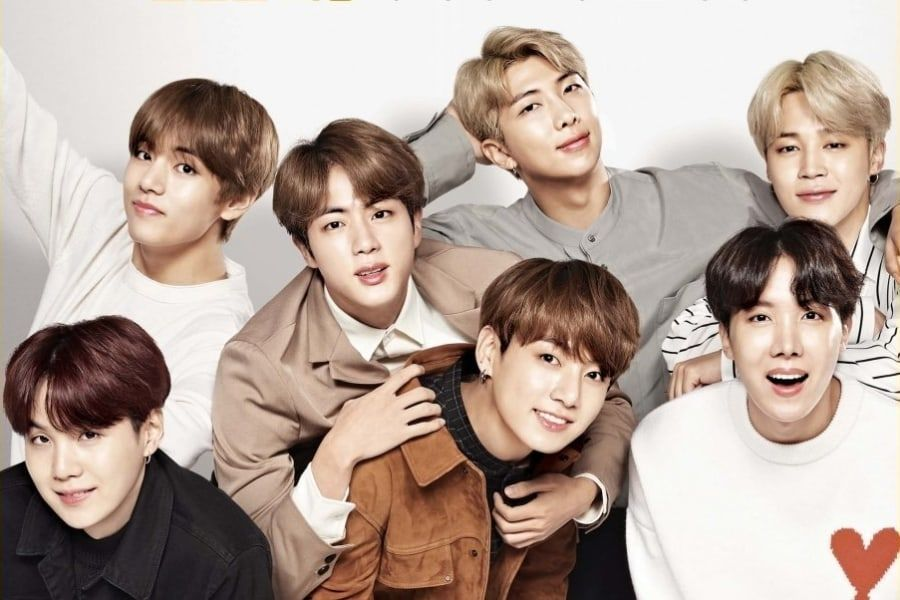
#> input picture day14cv/bts.jpg, 900 x 600 px
$ python mycv03.py
#> lines starting #> are read from the running program, lines starting #| are printed output that depends on the picture
import cv2

# 이미지 읽기
img = cv2.imread('bts.jpg', cv2.IMREAD_GRAYSCALE)
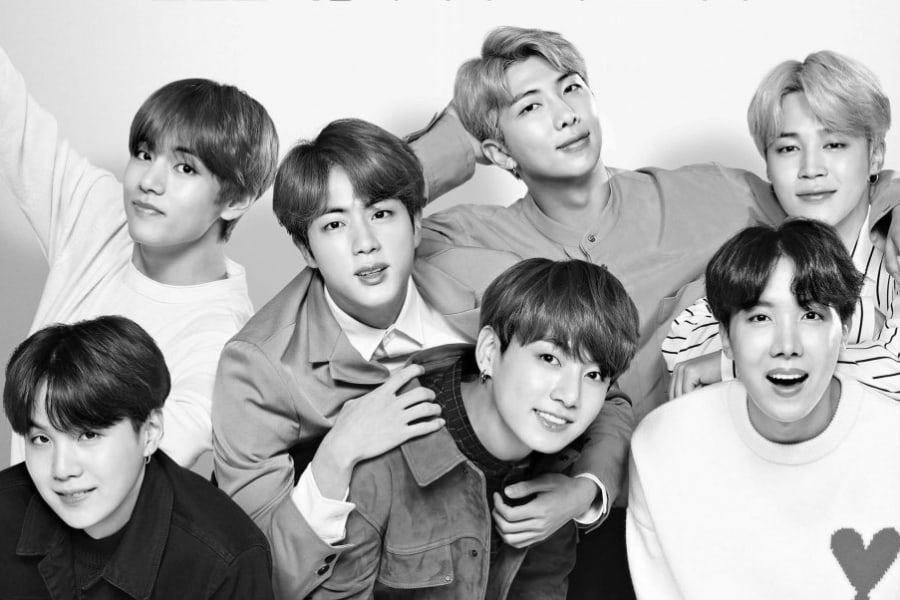
#> img: shape (600, 900); min 0, max 255, mean 167.1

img2 = cv2.resize(img, (28,28))
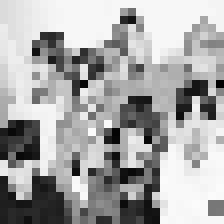
#> img2: shape (28, 28) (shown 8 times larger); min 3, max 251, mean 167.5


print(img)
#> (printed output is left out)
print("shape:", img.shape)
#| shape: (600, 900)

# 이미지 화면에 표시
cv2.imshow('Image', img)
cv2.waitKey()
# 이미지 윈도우 삭제
cv2.destroyAllWindows()
